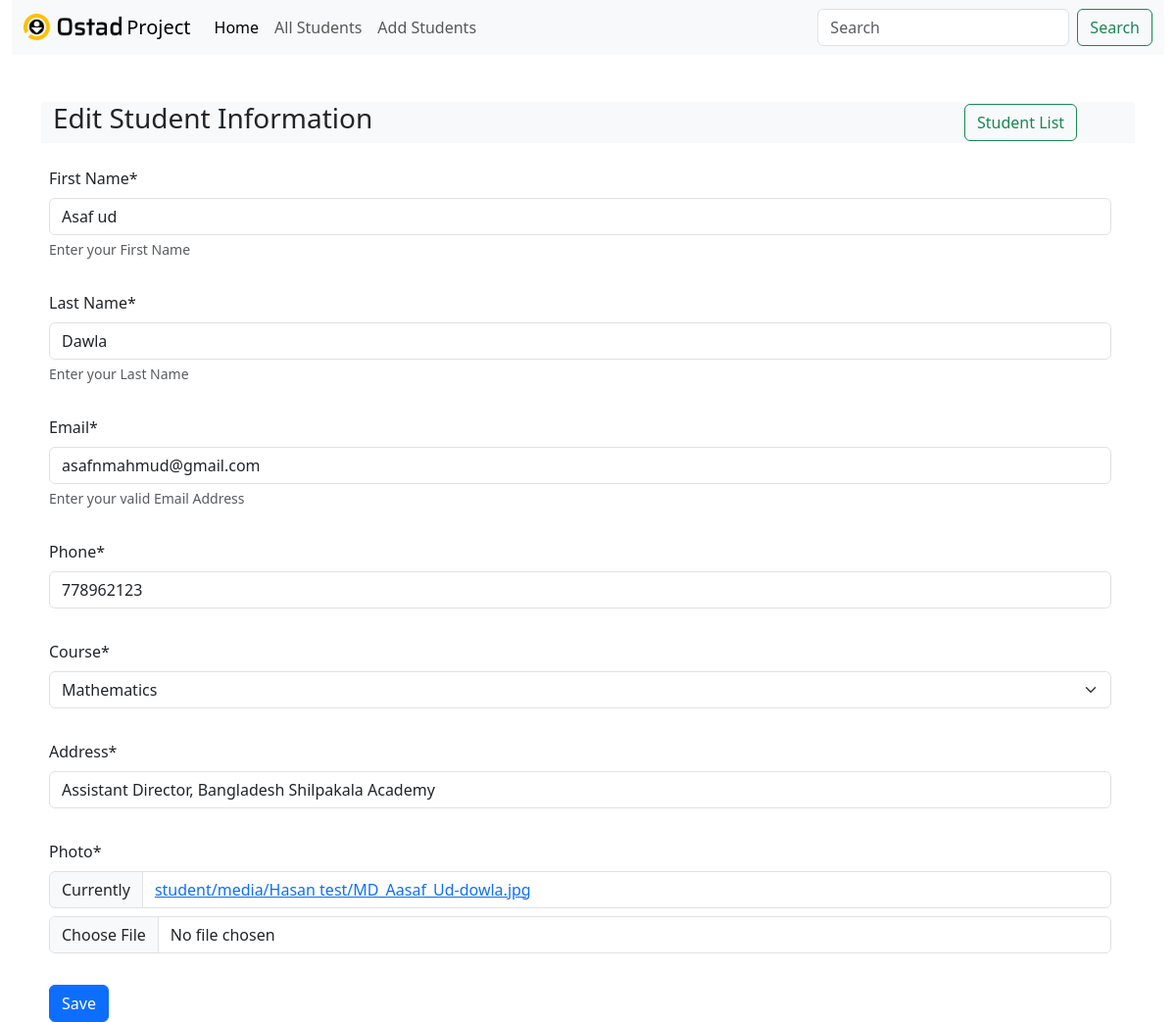
Screenshot of /student/edit/12/ with the database file from the repository.
### student/models.py (models this page shows, shortened)
class Student(models.Model):
    first_name = models.CharField(max_length=255, null=False)
    last_name = models.CharField(max_length=255, null=False)
    email = models.EmailField(unique=True, null=False)
    phone = models.CharField(max_length=11, null=False )
    class CourseChoices(models.TextChoices):
        EMPTY = "", _("Please select")
        PHYSICS = "Physics", _("Physics")
        CHEMISTRY = "Chemistry", _("Chemistry")
        MATHEMATICS = "Mathematics", _("Mathematics")
        ENGLISH = "English", _("English")
        BANGLS = "Bangla", _("Bangla")
        CSE = "Computer Science", _("CSE")
    course = models.CharField(
        max_length=32,
        choices=CourseChoices,
        default=CourseChoices.EMPTY,
    )
    address = models.CharField(max_length=256)
    photo = models.ImageField(upload_to=student_directory_name)

### student/views.py (the view)
# urls.py: path('student/edit/<int:id>/', views.update_student, name='update_student'),
def update_student(request, id):
    student = models.Student.objects.get(id=id)
    form = forms.StudentForm(instance=student) #filled up form with user data
    if request.method == 'POST':
        form = forms.StudentForm(request.POST, request.FILES, instance=student)
        if form.is_valid():
            form.save()
            messages.add_message(request, messages.SUCCESS, 'Student Updated Successfully.')
            return redirect('home')
    return render(request, 'student/addstudent.html', {'form': form, 'edit': True})

### student/forms.py
class StudentForm(forms.ModelForm):
    class Meta:
        model = models.Student
        fields = '__all__'
        labels = {
            'first_name': 'First Name',
            'last_name': 'Last Name',
        }
        help_texts = {
            'first_name': 'Enter your First Name',
            'last_name': 'Enter your Last Name',
            'email': 'Enter your valid Email Address',
        }

### student/templates/student/addstudent.html (shortened to what this page needs)
{% extends 'base.html' %} {% block content%}
{%load crispy_forms_tags %}
<div class="container-fluid bg-body-tertiary mb-4">
  <div class="row">
    <div class="col-10">
      {% if edit %}
      <h3>Edit Student Information</h3>
      {% else %}
      <h3>Create New Student</h3>
      {% endif %}
    </div>
    <div class="col-2 my-auto">
      <a href="/" class="btn btn-outline-success" type="submit">Student List</a>
    </div>
  </div>
</div>
<form
  class="container row g-3"
  action=""
  method="post"
  enctype="multipart/form-data"
  novalidate
>
  {% csrf_token %} {{form | crispy}}
  <div class="col-12">
    <button type="submit" class="btn btn-primary">Save</button>
  </div>
</form>
 {% endblock %}

### rows the page displays
Student: first_name "Asaf ud", last_name "Dawla", email "asafnmahmud@gmail.com", phone "778962123", course "Mathematics", address "Assistant Director, Bangladesh Shilpakala Academy"
